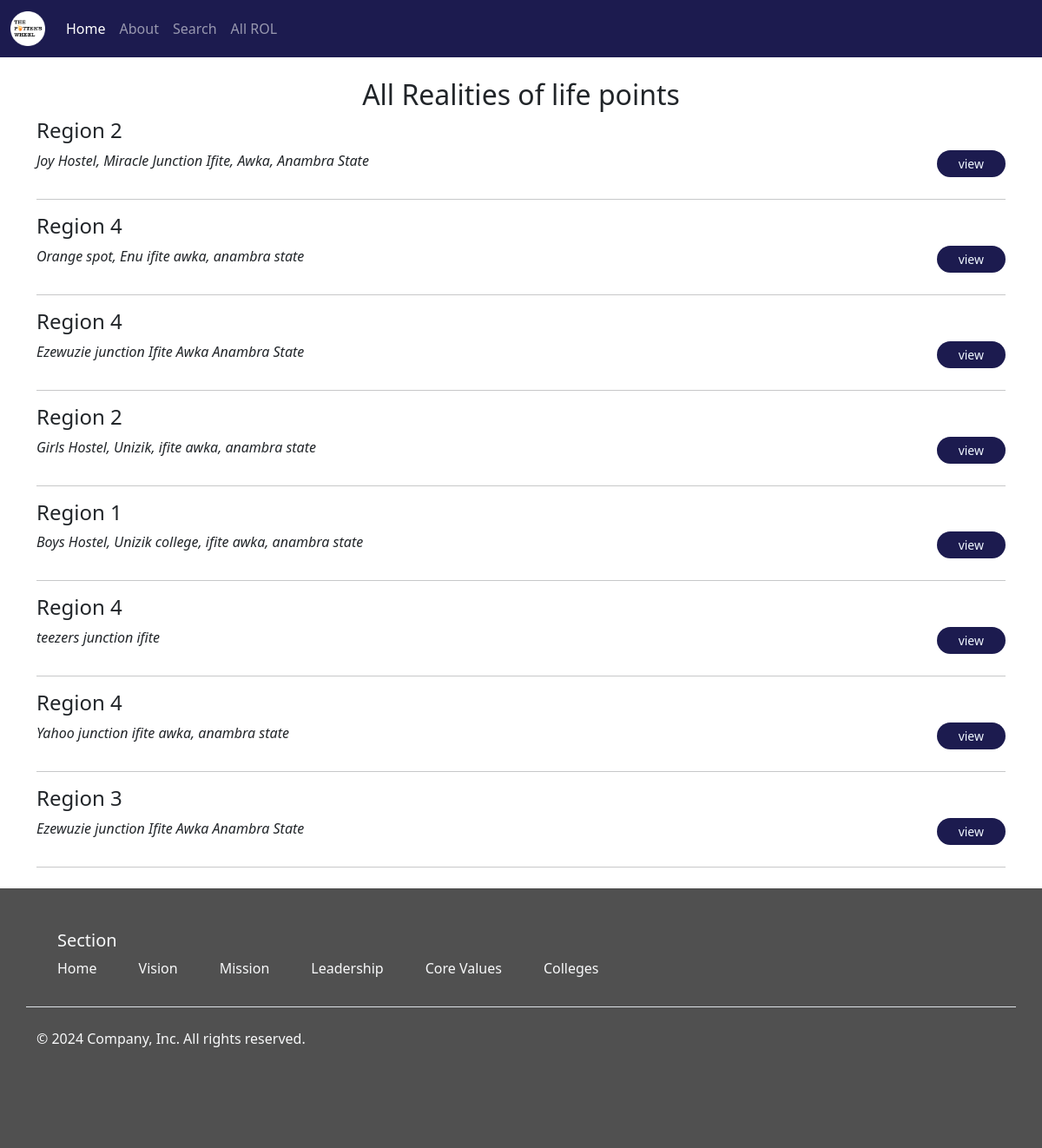
Before: /locator/all_points with the older database file.
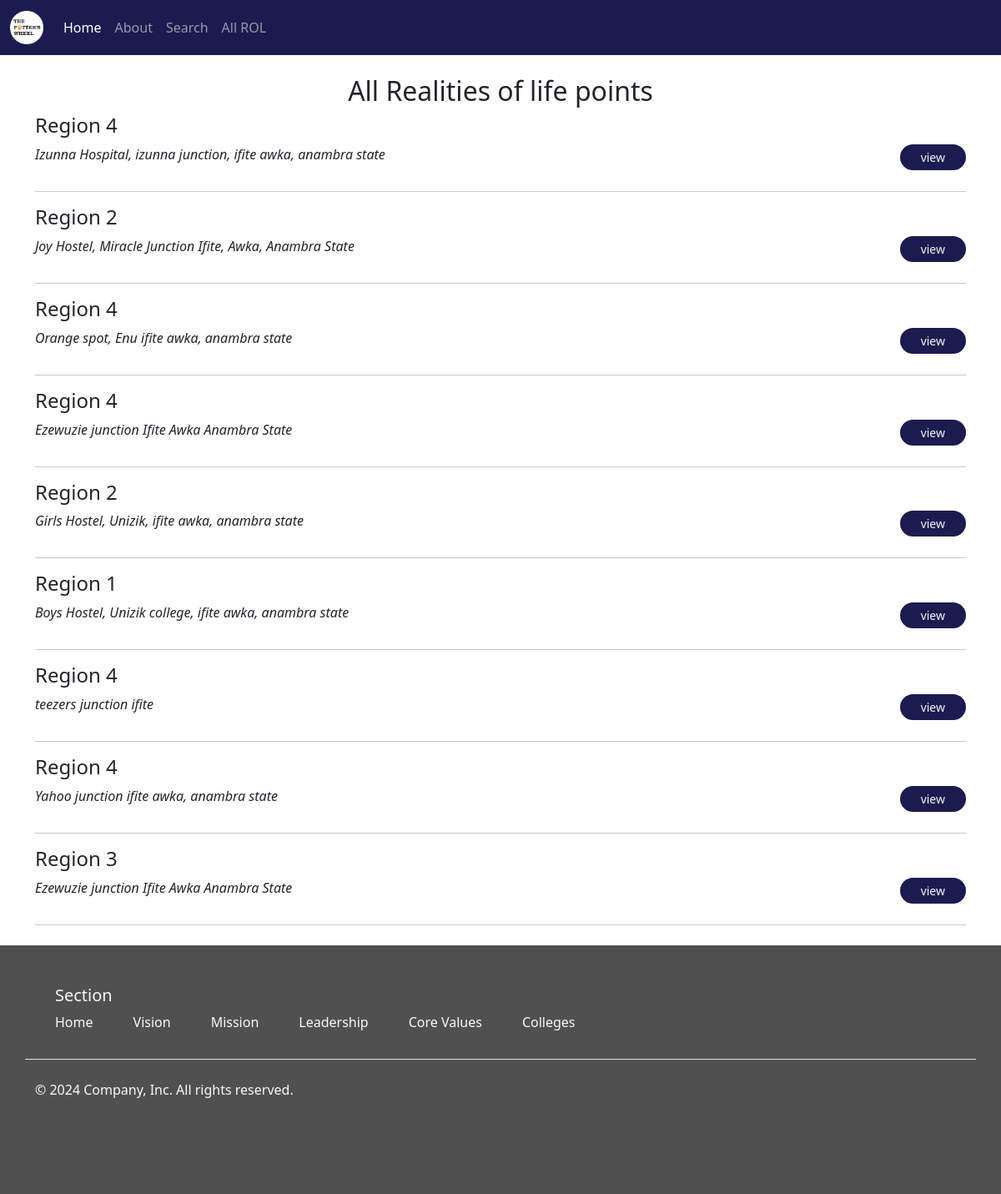
After: the same page with the newer database file.
### locator/models.py (models this page shows)
class RolPoints(models.Model):
    region = models.CharField(max_length = 20)
    address = models.TextField()
    image = models.ImageField(blank = True, upload_to = 'google_map_image/')
    co_ordinator = models.CharField(max_length = 200, blank = True)
    contact = models.CharField(max_length = 14, blank = True)
    date_time = models.TextField(blank = True)
    google_map_url = models.TextField(blank=True)

### locator/views.py (the view)
# urls.py: path('all_points', all_points_view, name='all_points'),
def all_points_view(request, *args, **kwargs):
    obj_list = RolPoints.objects.order_by('-id')
    context = {
        "RolPoints":obj_list
    }
    return render(request, "all_points.html", context)

### templates/all_points.html
{%extends "base.html"%}
{%block content%}
<div class="container my-4 ">
<h2 class="text-center my-2">All Realities of life points</h2>
{%for i in RolPoints%}
<h4>{{i.region}}</h4>
<div class="row">
    <div class="col-10">
<p><em>{{i.address}}</em></p></div>
<div class="col-2">
<a class="btn btn-sm px-4 float-end"  style="background-color: #1C1B4F; color: aliceblue; border-radius: 20px;" href="/locator/details/{{i.id}}">view</a></div></div>
<hr>
{% endfor %}
</div>
{%endblock%}

### templates/base.html (shortened to what this page needs)
<!DOCTYPE html>
{% load static %}
<html lang="en" style="overflow-x: hidden;">
<head>
    <link rel="stylesheet" href="{% static 'css/all.min.css' %}">
    <link rel="stylesheet" href="{% static 'css/bootstrap.min.css' %}">
    <link rel="stylesheet" href="{% static 'css/owl.carousel.min.css' %}">
    <link rel="stylesheet" href="{% static 'css/owl.theme.default.min.css' %}">
    <link rel="stylesheet" href="{% static 'css/style.css' %}">
</head>
<body class="overflow-x:hidden" >
    <nav class="navbar navbar-expand-md navbar-dark" style="background-color: #1C1B4F;">
        <div class="container-fluid">
          <a class="navbar-brand" href="/locator"><img src="{% static 'images/logo.png' %}" width="40rem"></a>
          <div class="collapse navbar-collapse" id="navbarCollapse">
            <ul class="navbar-nav me-auto mb-1 mb-md-0">
              <li class="nav-item">
                <a class="nav-link active" aria-current="page" href="/locator">Home</a>
              </li>
              <li class="nav-item">
                <a class="nav-link" href="#">About</a>
              </li>
              <li class="nav-item">
                <a class="nav-link" href="/locator/search">Search</a>
              </li>
              <li class="nav-item">
                <a class="nav-link" href="/locator/all_points">All ROL</a>
              </li>
            </ul>
          </div>
        </div>
      </nav>
    {% block content %}
    {% endblock content%}
<footer class="text-light" style="background-color: rgb(80, 80, 80);">
    <div class="container">
        <footer class="py-5">
          <div class="row">
            <div class="col-12 ">
              <h5 class="mx-4">Section</h5>
              <ul class="nav flex-column flex-sm-row">
                <li class="nav-item mb-2 mx-4 "><a href="/locator" class="nav-link text-light p-0 text-body-secondary">Home</a></li>
                <li class="nav-item mb-2 mx-4"><a href="#" class="nav-link p-0  text-light text-body-secondary">Vision</a></li>
                <li class="nav-item mb-2 mx-4"><a href="#" class="nav-link p-0 text-light text-body-secondary">Mission</a></li>
                <li class="nav-item mb-2 mx-4"><a href="#" class="nav-link p-0 text-light text-body-secondary">Leadership </a></li><li class="nav-item mb-2 mx-4"><a href="#" class="nav-link p-0 text-light text-body-secondary">Core Values</a></li>
                <li class="nav-item mb-2 mx-4"><a href="#" class="nav-link p-0 text-light text-body-secondary">Colleges</a></li>
              </ul>
            </div>
          <div class="d-flex flex-column text-light flex-sm-row justify-content-between py-4 my-4 border-top">
            <p>&copy; 2024 Company, Inc. All rights reserved.</p>
            <ul class="list-unstyled d-flex ">
              <li class="ms-3"><a class="link-body-emphasis" href="#"><svg class="bi" width="24" height="24"><use xlink:href="#twitter"/></svg></a></li>
              <li class="ms-3"><a class="link-body-emphasis" href="#"><svg class="bi" width="24" height="24"><use xlink:href="#instagram"/></svg></a></li>
              <li class="ms-3"><a class="link-body-emphasis" href="#"><svg class="bi" width="24" height="24"><use xlink:href="#facebook"/></svg></a></li>
            </ul>
          </div>
</footer>
</body>
</html>

Changed rows visible on the page:
added RolPoints: region "Region 4", address "Izunna Hospital, izunna junction, ifite awka, anambra state"
